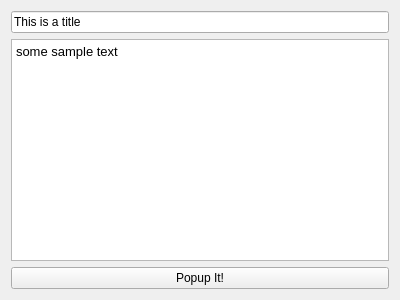
<?xml version="1.0" encoding="UTF-8"?>
<ui version="4.0">
 <class>MainWindow</class>
 <widget class="QMainWindow" name="MainWindow">
  <property name="geometry">
   <rect>
    <x>0</x>
    <y>0</y>
    <width>400</width>
    <height>300</height>
   </rect>
  </property>
  <property name="windowTitle">
   <string>MainWindow</string>
  </property>
  <widget class="QWidget" name="centralWidget">
   <layout class="QVBoxLayout" name="verticalLayout">
    <item>
     <widget class="QLineEdit" name="leTitle">
      <property name="text">
       <string>This is a title</string>
      </property>
     </widget>
    </item>
    <item>
     <widget class="QTextEdit" name="teText">
      <property name="html">
       <string>&lt;!DOCTYPE HTML PUBLIC &quot;-//W3C//DTD HTML 4.0//EN&quot; &quot;http://www.w3.org/TR/REC-html40/strict.dtd&quot;&gt;
&lt;html&gt;&lt;head&gt;&lt;meta name=&quot;qrichtext&quot; content=&quot;1&quot; /&gt;&lt;style type=&quot;text/css&quot;&gt;
p, li { white-space: pre-wrap; }
&lt;/style&gt;&lt;/head&gt;&lt;body style=&quot; font-family:'Bitstream Vera Sans'; font-size:10pt; font-weight:400; font-style:normal;&quot;&gt;
&lt;p style=&quot; margin-top:0px; margin-bottom:0px; margin-left:0px; margin-right:0px; -qt-block-indent:0; text-indent:0px;&quot;&gt;some sample text&lt;/p&gt;&lt;/body&gt;&lt;/html&gt;</string>
      </property>
     </widget>
    </item>
    <item>
     <widget class="QPushButton" name="btnPopup">
      <property name="text">
       <string>Popup It!</string>
      </property>
     </widget>
    </item>
   </layout>
  </widget>
 </widget>
 <layoutdefault spacing="6" margin="11"/>
 <resources/>
 <connections/>
</ui>
